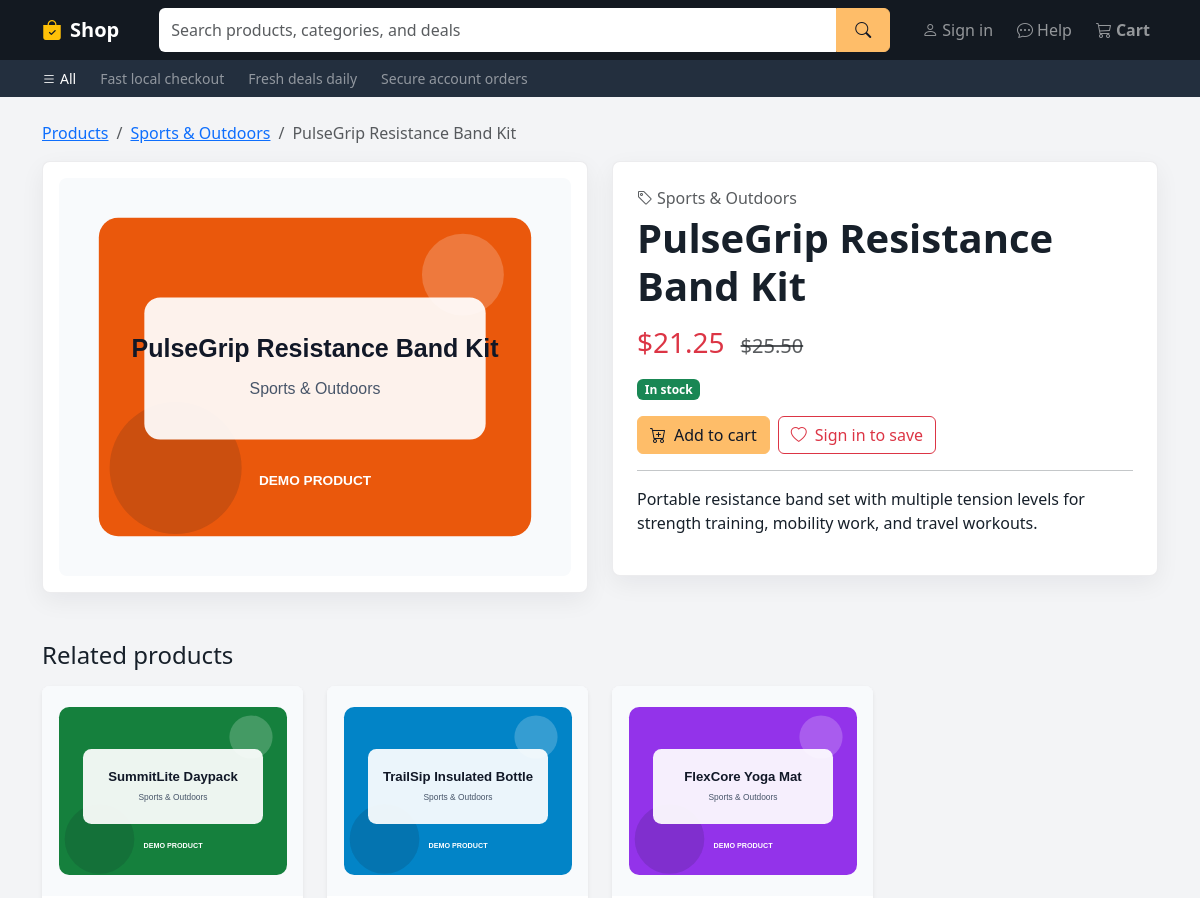
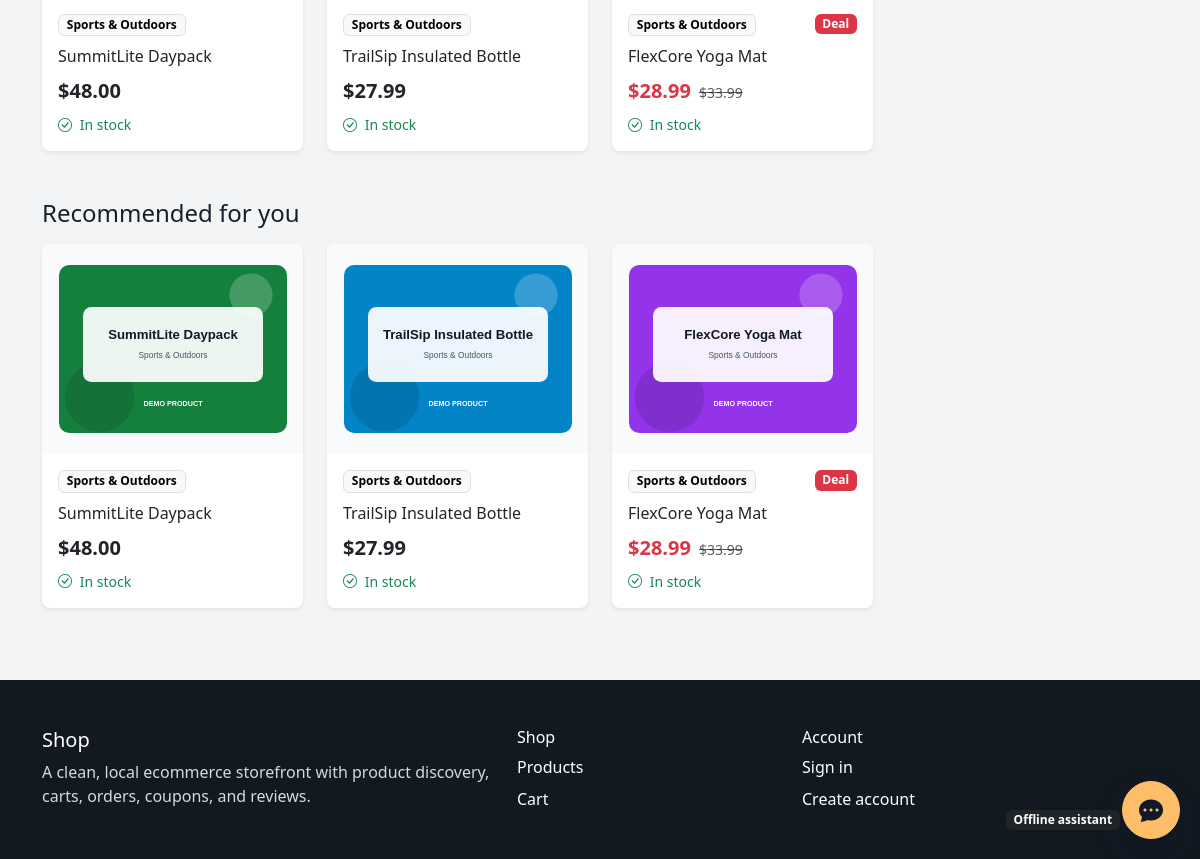
/products/product/pulsegrip-resistance-band-kit/, run on the app's committed database (2 pictures, top to bottom).
### products/models.py (models this page shows, shortened)
class Product(models.Model):
    category = models.ForeignKey(
        Category,
        on_delete=models.PROTECT,
        related_name="products",
    )
    name = models.CharField(max_length=180)
    slug = models.SlugField(max_length=220, unique=True, blank=True)
    description = models.TextField()
    price = models.DecimalField(
        max_digits=10,
        decimal_places=2,
        validators=[MinValueValidator(Decimal("0.01"))],
    )
    discount_price = models.DecimalField(
        max_digits=10,
        decimal_places=2,
        blank=True,
        null=True,
        validators=[MinValueValidator(Decimal("0.01"))],
    )
    stock = models.PositiveIntegerField(default=0)
    is_available = models.BooleanField(default=True)
    created_at = models.DateTimeField(auto_now_add=True)
    updated_at = models.DateTimeField(auto_now=True)
    class Meta:
        ordering = ["-created_at"]
        indexes = [
            models.Index(fields=["slug"]),
            models.Index(fields=["is_available", "stock"]),
        ]
    @property
    def has_discount(self):
        return self.discount_price is not None and self.discount_price < self.price
    @property
    def in_stock(self):
        return self.stock > 0
    @property
    def can_be_purchased(self):
        return self.is_available and self.in_stock

class Category(models.Model):
    name = models.CharField(max_length=120, unique=True)
    slug = models.SlugField(max_length=140, unique=True, blank=True)
    description = models.TextField(blank=True)
    is_active = models.BooleanField(default=True)
    created_at = models.DateTimeField(auto_now_add=True)
    updated_at = models.DateTimeField(auto_now=True)
    class Meta:
        verbose_name = "Category"
        verbose_name_plural = "Categories"
        ordering = ["name"]

class ProductImage(models.Model):
    product = models.ForeignKey(
        Product,
        on_delete=models.CASCADE,
        related_name="images",
    )
    image = models.ImageField(upload_to=product_image_upload_path)
    alt_text = models.CharField(max_length=180, blank=True)
    is_primary = models.BooleanField(default=False)
    created_at = models.DateTimeField(auto_now_add=True)
    class Meta:
        ordering = ["-is_primary", "created_at"]

### products/views.py (the view)
# urls.py: path("product/<slug:slug>/", ProductDetailView.as_view(), name="product_detail"),
class ProductDetailView(DetailView):
    model = Product
    template_name = "products/product_detail.html"
    context_object_name = "product"
    slug_field = "slug"
    slug_url_kwarg = "slug"
    def get_queryset(self):
        return product_card_queryset()
    def get(self, request, *args, **kwargs):
        response = super().get(request, *args, **kwargs)
        self._store_recently_viewed_product()
        return response
    def get_context_data(self, **kwargs):
        context = super().get_context_data(**kwargs)
        images = list(self.object.images.all())
        recently_viewed_ids = self.request.session.get(RECENTLY_VIEWED_SESSION_KEY, [])
        recently_viewed_products = product_card_queryset().filter(id__in=recently_viewed_ids).exclude(
            id=self.object.id
        )
        recently_viewed_products = sorted(
            recently_viewed_products,
            key=lambda product: recently_viewed_ids.index(product.id),
        )
        context["primary_image"] = next(
            (image for image in images if image.is_primary),
            images[0] if images else None,
        )
        context["gallery_images"] = images
        context["related_products"] = (
            product_card_queryset()
            .filter(category=self.object.category)
            .exclude(id=self.object.id)[:4]
        )
        context["recently_viewed_products"] = recently_viewed_products[:4]
        context["recommended_products"] = self._get_recommended_products(recently_viewed_ids)
        context["is_in_wishlist"] = self._is_in_wishlist()
        return context
    def _store_recently_viewed_product(self):
        product_ids = self.request.session.get(RECENTLY_VIEWED_SESSION_KEY, [])
        product_id = self.object.id
        if product_id in product_ids:
            product_ids.remove(product_id)
        product_ids.insert(0, product_id)
        self.request.session[RECENTLY_VIEWED_SESSION_KEY] = product_ids[:RECENTLY_VIEWED_LIMIT]
        self.request.session.modified = True
    def _get_recommended_products(self, recently_viewed_ids):
        category_ids = Product.objects.filter(id__in=recently_viewed_ids).values_list(
            "category_id",
            flat=True,
        )
        category_ids = list(dict.fromkeys(category_ids))
        if not category_ids:
            category_ids = [self.object.category_id]
        return (
            product_card_queryset()
            .filter(category_id__in=category_ids)
            .exclude(id__in=[self.object.id, *recently_viewed_ids])[:4]
        )
    def _is_in_wishlist(self):
        if not self.request.user.is_authenticated:
            return False
        from accounts.models import WishlistItem
        return WishlistItem.objects.filter(
            user=self.request.user,
            product=self.object,
        ).exists()

### products/views.py (called while the page is built)
def product_card_queryset():
    return Product.objects.filter(is_available=True).select_related("category").prefetch_related(
        Prefetch(
            "images",
            queryset=ProductImage.objects.order_by("-is_primary", "created_at"),
        )
    )

### templates/products/product_detail.html (shortened to what this page needs)
{% extends "base.html" %}
{% block content %}
<div class="container">
    <nav aria-label="breadcrumb" class="mb-3">
        <ol class="breadcrumb">
            <li class="breadcrumb-item"><a href="{% url 'products:product_list' %}">Products</a></li>
            <li class="breadcrumb-item"><a href="{% url 'products:category_products' product.category.slug %}">{{ product.category.name }}</a></li>
            <li class="breadcrumb-item active" aria-current="page">{{ product.name }}</li>
        </ol>
    </nav>
    <div class="row g-4 align-items-start">
        <section class="col-lg-6">
            <div class="surface rounded-3 p-3">
                {% if primary_image %}
                    <img src="{{ primary_image.image.url }}" class="img-fluid rounded-3 w-100 object-fit-cover" alt="{{ primary_image.alt_text|default:product.name }}" style="max-height: 560px;">
                {% else %}
                    <div class="product-image-fallback rounded-3 d-flex align-items-center justify-content-center text-muted" style="height: 420px;">
                        <i class="bi bi-image fs-1"></i>
                    </div>
                {% endif %}
            </div>
        </section>
        <section class="col-lg-6">
            <div class="surface rounded-3 p-4">
                <p class="text-muted mb-1"><i class="bi bi-tag me-1"></i>{{ product.category.name }}</p>
                <h1 class="display-6 fw-bold">{{ product.name }}</h1>
                <div class="my-3">
                    {% if product.has_discount %}
                        <div class="d-flex align-items-baseline gap-3">
                            <span class="h3 text-danger mb-0">${{ product.discount_price }}</span>
                            <span class="h5 text-muted text-decoration-line-through mb-0">${{ product.price }}</span>
                        </div>
                    {% else %}
                        <span class="h3 mb-0">${{ product.price }}</span>
                    {% endif %}
                </div>
                {% if product.in_stock %}
                    <p class="badge text-bg-success">In stock</p>
                {% else %}
                    <p class="badge text-bg-danger">Out of stock</p>
                {% endif %}
                <div class="d-flex flex-wrap gap-2 mb-3">
                    {% if product.can_be_purchased %}
                        <form method="post" action="{% url 'cart:cart_add' product.id %}">
                            <button type="submit" class="btn btn-warning">
                                <i class="bi bi-cart-plus me-2"></i>Add to cart
                            </button>
                        </form>
                    {% endif %}
                    {% if user.is_authenticated %}
                        <form method="post" action="{% url 'accounts:wishlist_toggle' product.id %}">
                            {% csrf_token %}
                            <input type="hidden" name="next" value="{{ request.path }}">
                            <button type="submit" class="btn {% if is_in_wishlist %}btn-danger{% else %}btn-outline-danger{% endif %}">
                                <i class="bi bi-heart{% if is_in_wishlist %}-fill{% endif %} me-2"></i>
                                {% if is_in_wishlist %}Saved{% else %}Wishlist{% endif %}
                            </button>
                        </form>
                    {% else %}
                        <a href="{% url 'accounts:login' %}" class="btn btn-outline-danger">
                            <i class="bi bi-heart me-2"></i>Sign in to save
                        </a>
                    {% endif %}
                </div>
                <hr>
                <div class="lead fs-6">
                    {{ product.description|linebreaks }}
                </div>
            </div>
        </section>
    </div>
    {% include "products/_product_carousel_section.html" with title="Related products" products=related_products %}
    {% include "products/_product_carousel_section.html" with title="Recommended for you" products=recommended_products %}
</div>
{% endblock %}

### templates/products/_product_carousel_section.html
{% if products %}
    <section class="mt-5">
        <div class="d-flex justify-content-between align-items-center gap-3 mb-3">
            <h2 class="h4 mb-0">{{ title }}</h2>
        </div>
        <div class="row row-cols-1 row-cols-sm-2 row-cols-lg-4 g-4">
            {% for product in products %}
                <div class="col">
                    {% include "products/_product_card.html" with product=product %}
                </div>
            {% endfor %}
        </div>
    </section>
{% endif %}

### templates/products/_product_card.html
<article class="card product-card h-100 border-0 shadow-sm rounded-3 overflow-hidden">
    <a href="{% url 'products:product_detail' product.slug %}" class="text-decoration-none">
        {% with image=product.images.all.0 %}
            {% if image %}
                <img src="{{ image.image.url }}" class="card-img-top object-fit-cover" alt="{{ image.alt_text|default:product.name }}" style="height: 210px;">
            {% else %}
                <div class="card-img-top product-image-fallback d-flex align-items-center justify-content-center text-muted" style="height: 210px;">
                    <i class="bi bi-image fs-2"></i>
                </div>
            {% endif %}
        {% endwith %}
    </a>
    <div class="card-body d-flex flex-column">
        <div class="d-flex justify-content-between align-items-start gap-2 mb-2">
            <span class="badge text-bg-light border">{{ product.category.name }}</span>
            {% if product.has_discount %}
                <span class="badge text-bg-danger">Deal</span>
            {% endif %}
        </div>
        <h3 class="h6 lh-base">
            <a href="{% url 'products:product_detail' product.slug %}" class="text-dark text-decoration-none">{{ product.name }}</a>
        </h3>
        <div class="mt-auto">
            {% if product.has_discount %}
                <div class="d-flex align-items-baseline gap-2">
                    <span class="fs-5 fw-bold text-danger">${{ product.discount_price }}</span>
                    <span class="small text-muted text-decoration-line-through">${{ product.price }}</span>
                </div>
            {% else %}
                <span class="fs-5 fw-bold">${{ product.price }}</span>
            {% endif %}
            <p class="small {% if product.in_stock %}text-success{% else %}text-danger{% endif %} mb-0 mt-2">
                <i class="bi {% if product.in_stock %}bi-check-circle{% else %}bi-x-circle{% endif %} me-1"></i>
                {% if product.in_stock %}In stock{% else %}Out of stock{% endif %}
            </p>
        </div>
    </div>
</article>

### templates/base.html (style rules this page uses)
:root { --shop-ink: #131921; --shop-ink-soft: #232f3e; --shop-gold: #febd69; --shop-gold-dark: #f3a847; --shop-page: #f3f4f6; }
body { background: var(--shop-page); color: #17202a; }
.surface { background: #fff; border: 1px solid rgba(15, 23, 42, .08); box-shadow: 0 8px 24px rgba(15, 23, 42, .06); }
.product-card { transition: transform .16s ease, box-shadow .16s ease; }
.product-card img, .product-image-fallback { background: #f8fafc; }
.btn-warning { background: var(--shop-gold); border-color: var(--shop-gold); color: #111827; }

### data on the page
Product: category.name "Sports & Outdoors", name "PulseGrip Resistance Band Kit", discount_price "21.25", price "25.50", description "Portable resistance band set with multiple tension levels for strength training, mobility work, and travel workouts."
ProductImage: image (picture)
Product: images.all.0.image (picture), category.name "Sports & Outdoors", name "SummitLite Daypack", price "48.00", stock "In stock"
Product: images.all.0.image (picture), category.name "Sports & Outdoors", name "TrailSip Insulated Bottle", price "27.99", stock "In stock"
Product: images.all.0.image (picture), category.name "Sports & Outdoors", shows "Deal", name "FlexCore Yoga Mat", discount_price "28.99", price "33.99", stock "In stock"

### other printed values
{{ title }} "Related products Recommended for you"
